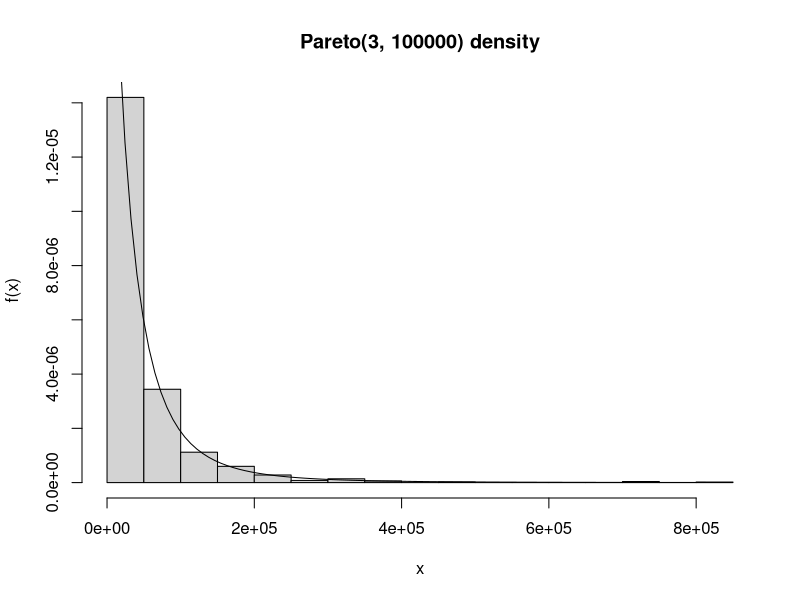

Reproduce this figure in R.
rpareto <- function(n, alpha, beta) beta*(runif(n)^(-1/alpha) - 1)
dpareto <- function(x, alpha, beta) alpha*beta^alpha/(x + beta)^(alpha + 1)

set.seed(1)
p <- rpareto(1000, 3, 100000)
hist(p, 20, freq=F, xlab="x", ylab="f(x)", main="Pareto(3, 100000) density")
p.max <- max(p)
x <- seq(0, p.max, p.max/100)
lines(x, dpareto(x, 3, 100000))
